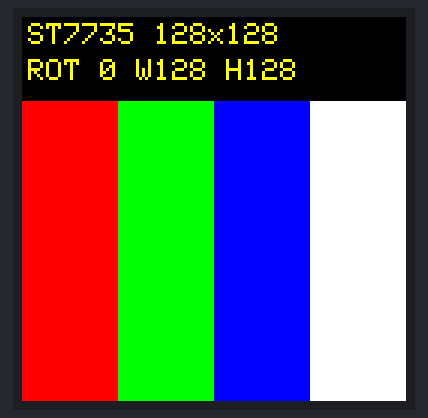
Recording of a sketch running on a simulated ESP32. Parts: 128×128 colour display. What the sketch prints to the serial monitor is not drawn.

Above: at 2.1 s.
At 4.1 s:
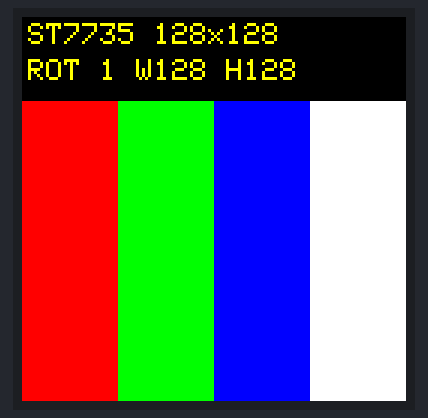

Measured:
- what the display in image 0 shows lasts 2.0 s, from 2.0 s to 4.0 s

The sketch:

spi_display_128x128_test.ino
```cpp
#include <Arduino.h>
#include <SPI.h>
#include <Adafruit_GFX.h>
#include <Adafruit_ST7735.h>

#define SPI_SCK_PIN 12
#define SPI_MOSI_PIN 11
#define SPI_MISO_PIN 13
#define DISPLAY_CS_PIN 15
#define DISPLAY_DC_PIN 16
#define DISPLAY_RST_PIN 17

Adafruit_ST7735 tft(DISPLAY_CS_PIN, DISPLAY_DC_PIN, DISPLAY_RST_PIN);

void drawRotationScreen(uint8_t rotation) {
  tft.setRotation(rotation);
  tft.fillScreen(ST77XX_BLACK);

  int16_t w = tft.width();
  int16_t h = tft.height();
  int16_t barW = max<int16_t>(1, w / 4);

  tft.fillRect(0, 0, barW, h, ST77XX_RED);
  tft.fillRect(barW, 0, barW, h, ST77XX_GREEN);
  tft.fillRect(barW * 2, 0, barW, h, ST77XX_BLUE);
  tft.fillRect(barW * 3, 0, w - barW * 3, h, ST77XX_WHITE);

  tft.fillRect(0, 0, w, 28, ST77XX_BLACK);
  tft.setTextColor(ST77XX_YELLOW);
  tft.setTextSize(1);
  tft.setCursor(2, 2);
  tft.print("ST7735 128x128");
  tft.setCursor(2, 14);
  tft.print("ROT ");
  tft.print(rotation);
  tft.print(" W");
  tft.print(w);
  tft.print(" H");
  tft.print(h);
}

void setup() {
  Serial.begin(115200);
  delay(400);

  SPI.begin(SPI_SCK_PIN, SPI_MISO_PIN, SPI_MOSI_PIN);
  tft.initR(INITR_144GREENTAB);
  tft.setSPISpeed(27000000);
  Serial.println("ST7735 128x128 display test. Rotations change every 2 seconds.");
}

void loop() {
  static uint8_t rotation = 0;
  static uint32_t lastChange = 0;

  if (millis() - lastChange >= 2000) {
    lastChange = millis();
    drawRotationScreen(rotation);
    Serial.printf("rotation=%u width=%d height=%d\n", rotation, tft.width(), tft.height());
    rotation = (rotation + 1) % 4;
  }
}
```
